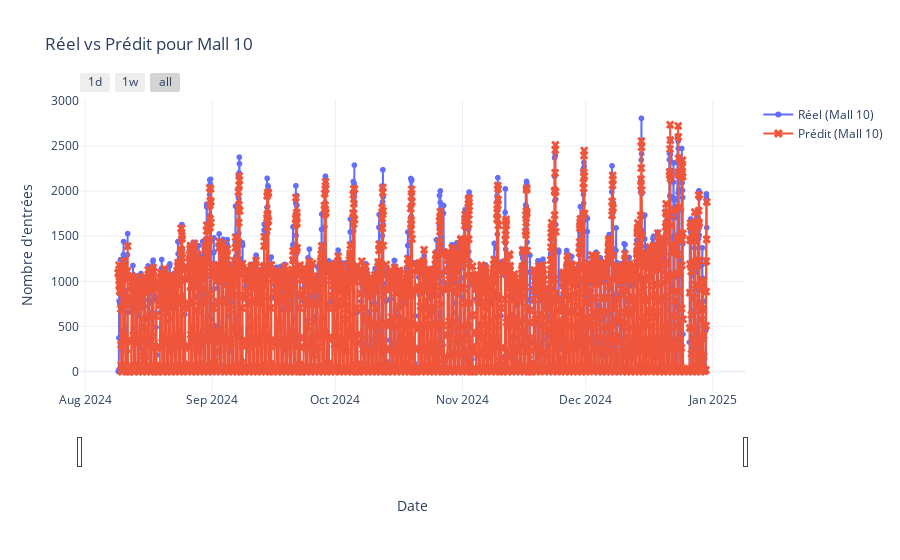

Notebook cell for this chart:
### Code cell
import plotly.graph_objects as go
import pandas as pd
import ipywidgets as widgets
from IPython.display import display

def plot_predictions_interactive(df_merge, mall_id=None, pred_col='RandomForestRegressor'):
    """
    Affiche une comparaison interactive Réel vs Prédit pour un mall donné.
    
    - df_merge : DataFrame contenant ['unique_id', 'ds' ou 'ds_hour', 'y', pred_col]
    - mall_id  : Identifiant du mall à afficher
    - pred_col : Colonne des prédictions (par défaut 'RandomForestRegressor')
    """

    # Vérifier le bon nom de la colonne de temps
    time_col = 'ds' if 'ds' in df_merge.columns else 'ds_hour'  # Sélection automatique

    # Vérifier que le mall existe
    if mall_id not in df_merge['unique_id'].unique():
        print(f"❌ Mall {mall_id} introuvable dans les données.")
        return

    # Filtrer sur le mall sélectionné
    df_mall = df_merge[df_merge['unique_id'] == mall_id].copy()

    # Vérifier si les données sont non vides
    if df_mall.empty:
        print(f"⚠️ Aucune donnée pour le mall {mall_id}.")
        return

    # Trier les valeurs par temps
    df_mall.sort_values(time_col, inplace=True)

    # Création du graphique interactif
    fig = go.Figure()

    # Ajouter les valeurs réelles
    fig.add_trace(go.Scattergl(
        x=df_mall[time_col],
        y=df_mall['y'],
        mode='lines+markers',
        name=f"Réel (Mall {mall_id})",
        marker=dict(symbol='circle', size=6),
        connectgaps=True,
        hovertemplate="Date: %{x}<br>Réel: %{y}<extra></extra>"
    ))

    # Ajouter les valeurs prédites
    fig.add_trace(go.Scattergl(
        x=df_mall[time_col],
        y=df_mall[pred_col],
        mode='lines+markers',
        name=f"Prédit (Mall {mall_id})",
        marker=dict(symbol='x', size=8),
        connectgaps=True,
        hovertemplate="Date: %{x}<br>Prédit: %{y}<extra></extra>"
    ))

    # Layout interactif avec range slider et hover amélioré
    fig.update_layout(
        title=f"Réel vs Prédit pour Mall {mall_id}",
        xaxis_title="Date",
        yaxis_title="Nombre d'entrées",
        xaxis=dict(
            rangeselector=dict(
                buttons=list([
                    dict(count=1, label="1d", step="day", stepmode="backward"),
                    dict(count=7, label="1w", step="day", stepmode="backward"),
                    dict(step="all")
                ])
            ),
            rangeslider=dict(visible=True),
            type="date"
        ),
        hovermode="x unified",
        template="plotly_white"
    )

    fig.show()


# **Ajout d'une interface pour choisir le mall**
def interactive_mall_plot(df_merge):
    unique_malls = df_merge['unique_id'].unique()

    # Création d'un widget dropdown pour sélectionner un mall
    mall_selector = widgets.Dropdown(
        options=unique_malls,
        description="Mall ID:",
        disabled=False
    )

    # Fonction de callback
    def update_plot(mall_id):
        plot_predictions_interactive(df_merge, mall_id)

    # Affichage du widget et mise à jour du graphique lors du changement
    display(mall_selector)
    plot_predictions_interactive(df_merge, unique_malls[0])  # Afficher le premier mall par défaut


# **Exécuter l'interface**
interactive_mall_plot(df_merge)

### Figure 1 — Plotly figure (JSON) as saved in the notebook; plotly's stock layout.template omitted (floating-point values rounded to 4 significant figures; data arrays with more than 128 entries replaced by an {"elided": "..."} marker saying what was removed)
{"data": [{"connectgaps": true, "hovertemplate": "Date: %{x}<br>Réel: %{y}<extra></extra>", "marker": {"size": 6, "symbol": "circle"}, "mode": "lines+markers", "name": "Réel (Mall 10)", "type": "scattergl", "x": {"elided": "3425 str values"}, "y": {"elided": "3425 int values"}}, {"connectgaps": true, "hovertemplate": "Date: %{x}<br>Prédit: %{y}<extra></extra>", "marker": {"size": 8, "symbol": "x"}, "mode": "lines+markers", "name": "Prédit (Mall 10)", "type": "scattergl", "x": {"elided": "3425 str values"}, "y": {"elided": "3425 float values"}}], "layout": {"hovermode": "x unified", "title": {"text": "Réel vs Prédit pour Mall 10"}, "xaxis": {"rangeselector": {"buttons": [{"count": 1, "label": "1d", "step": "day", "stepmode": "backward"}, {"count": 7, "label": "1w", "step": "day", "stepmode": "backward"}, {"step": "all"}]}, "rangeslider": {"visible": true}, "title": {"text": "Date"}, "type": "date"}, "yaxis": {"title": {"text": "Nombre d'entrées"}}}}
